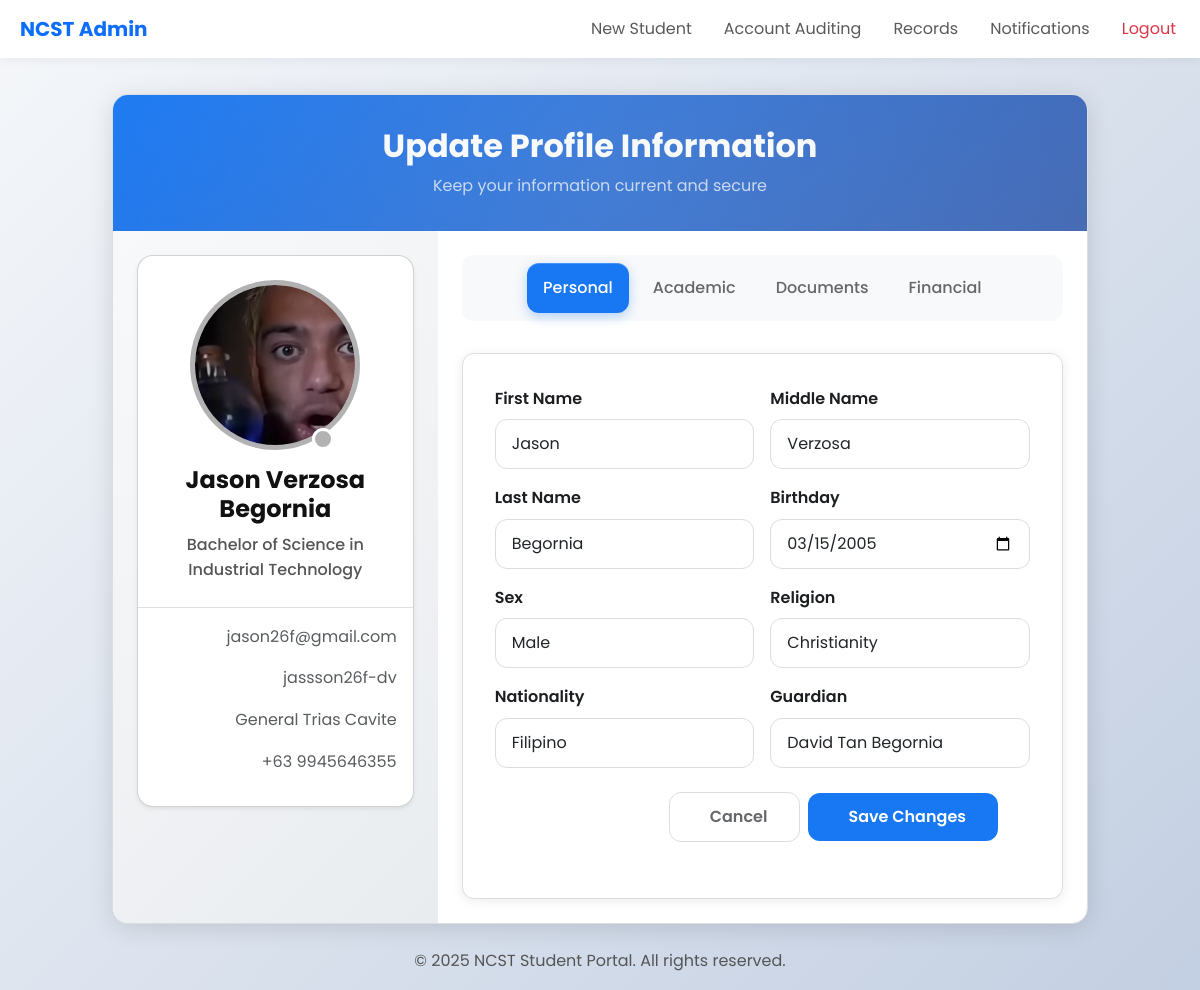
The app's page /src/views/admin/profile/profileManagement.php?id=202355851 (signed in) with its own data.
### tables this page shows
CREATE TABLE `students` (
  `student_id` int(11) NOT NULL,
  `first_name` varchar(50) DEFAULT NULL,
  `middle_name` varchar(50) DEFAULT NULL,
  `last_name` varchar(50) DEFAULT NULL,
  `birthday` date DEFAULT NULL,
  `sex` enum('male','female','other') DEFAULT NULL,
  `religion` varchar(50) DEFAULT NULL,
  `nationality` varchar(50) DEFAULT NULL,
  `guardian` varchar(100) DEFAULT NULL,
  `email` varchar(100) DEFAULT NULL,
  `password` varchar(100) NOT NULL,
  `social_media` varchar(100) DEFAULT NULL,
  `profile_pic` blob DEFAULT NULL,
  `address` varchar(200) DEFAULT NULL,
  `contact_number` varchar(20) DEFAULT NULL,
  `student_credits` int(11) DEFAULT NULL,
  `course` enum('Bachelor of Science in Information Technology','Bachelor of Science in Computer Science','Bachelor of Science in Hospitality Management','Bachelor of Science in Criminology','Bachelor of Science in Nursing','Bachelor of Arts in Communication','Bachelor of Science in Industrial Technology') DEFAULT NULL,
  `year_level` enum('1st','2nd','3rd','4th') DEFAULT NULL,
  `student_status` enum('Active','Inactive','Graduated','Dropped','Banned') DEFAULT NULL,
  `academic_standing` enum('Regular','Irregular','Probation','Dismissed') NOT NULL DEFAULT 'Regular',
  `current_gpa` decimal(3,2) DEFAULT NULL,
  `tuition_balance` decimal(10,2) DEFAULT NULL,
  `next_payment_due` date DEFAULT (curdate() + interval 1 month),
  `last_payment` timestamp NULL DEFAULT current_timestamp(),
  `scholarship` enum('Full','Partial','Athletic','Academic','None') NOT NULL DEFAULT 'None',
  `hasBirthCertificate` tinyint(1) DEFAULT NULL,
  `hasGoodMoral` tinyint(1) DEFAULT NULL,
  `hasReportCard` tinyint(1) DEFAULT NULL,
  `hasIDPicture` tinyint(1) DEFAULT NULL,
  `hasMedical_record` tinyint(1) DEFAULT NULL,
  `hasForm137` tinyint(1) DEFAULT NULL
);

### src/views/admin/profile/profileManagement.php (the view, shortened to what the rows shown need)
<?php
     include_once __DIR__ . '/../layouts/header_admin.php';
    $sql = "SELECT * FROM students WHERE student_id = ".$_GET['id'];
    $result = $conn->query($sql);
    $row = $result->fetch_assoc();
    extract($row);
?>
    <div class='container-fluid py-4'>
        <div class='row justify-content-center'>
            <div class='col-12 col-xl-10'>
                <div class='profile-container'>
                    <div class='profile-header'>
                        <h2 class='mb-0 position-relative text-light'>Update Profile Information</h2>
                    </div>
                    <div class='row g-0'>
                        <div class='col-lg-4 p-4' style='background: linear-gradient(135deg, #f8f9fa 0%, #e9ecef 100%);'>
                            <?php
                                echo"
                                    <div class='card shadow-sm rounded-4'>
                                        <div class='bg-light-blue p-4 text-center d-flex flex-column'>
                                            <div class='user_content flex_centered mb-3 position-relative'>
                                                <div class='user_picture overflow-hidden'>
                                                <img src='/ncst/public/uploads/profile/$profile_pic' alt='profile' width='180px'>
                                                </div>
                                                <div class='camera'>
                                                </div>
                                            </div>
                                            <h4 class='h4 fw-bold mb-2'>$first_name $middle_name $last_name</h4>
                                            <p class='text-blue fw-medium mb-0'>$course</p>
                                        </div>
                                        <div class='card-body border-top'>
                                            <div class='d-flex justify-content-between align-items-center mb-3 gap-3'>
                                                <span class='text-muted overflow-hidden'>$email</span>
                                            </div>
                                            <div class='d-flex justify-content-between align-items-center mb-3 gap-3'>
                                                <span class='text-muted overflow-hidden'>$social_media</span>
                                            </div>
                                            <div class='d-flex justify-content-between align-items-center mb-3 gap-3'>
                                                <span class='text-muted'>$address</span>
                                            </div>
                                            <div class='d-flex justify-content-between align-items-center mb-3 gap-3'>
                                                <span class='text-muted overflow-hidden'>+63 $contact_number</span>
                                            </div>
                                        </div>
                                    </div>
                                ";
                            ?>
                        </div>
                        <div class='col-lg-8 p-4'>
                            <?php
                                echo"
                                    <form method='post'>
                                        <div class='tab-content' id='profileTabsContent'>
                                            <div class='tab-pane fade show active' id='personal' role='tabpanel'>
                                                <div class='row g-3'>
                                                            <div class='col-md-6'>
                                                                <label for='firstName' class='form-label'>First Name</label>
                                                                <input type='text' class='form-control' id='first_name' name='first_name' value='$first_name'>
                                                            </div>
                                                            <div class='col-md-6'>
                                                                <label for='middleName' class='form-label'>Middle Name</label>
                                                                <input type='text' class='form-control' id='middle_name' name='middle_name' value='$middle_name'>
                                                            </div>
                                                            <div class='col-md-6'>
                                                                <label for='lastName' class='form-label'>Last Name</label>
                                                                <input type='text' class='form-control' id='last_name' name='last_name' value='$last_name'>
                                                            </div>
                                                            <div class='col-md-6'>
                                                                <label for='birthday' class='form-label'>Birthday</label>
                                                                <input type='date' class='form-control' id='birthday' name='birthday' value='$birthday'>
                                                            </div>
                                                            <div class='col-md-6'>
                                                                <label for='sex' class='form-label'>Sex</label>
                                                                    <select class='form-select' name='sex'>
                                                                        <option value='male'" . ($sex=='male' ? " selected" : "") . ">Male</option>
                                                                        <option value='female'" . ($sex=='female' ? " selected" : "") . ">Female</option>
                                                                        <option value='other'" . ($sex=='other' ? " selected" : "") . ">Other</option>
                                                                    </select>
                                                            </div>
                                                            <div class='col-md-6'>
                                                                <label for='religion' class='form-label'>Religion</label>
                                                                <input type='text' class='form-control' id='religion' name='religion' value='$religion'>
                                                            </div>
                                                            <div class='col-md-6'>
                                                                <label for='nationality' class='form-label'>Nationality</label>
                                                                <input type='text' class='form-control' id='nationality' name='nationality' value='$nationality'>
                                                            </div>
                                                            <div class='col-md-6'>
                                                                <label for='guardian' class='form-label'>Guardian</label>
                                                                <input type='text' class='form-control' id='guardian' name='guardian' value='$guardian'>
                                                            </div>
                                                </div>
                                            </div>
                                                        <input type='number' class='form-control' id='student_credits' name='student_credits' value='$student_credits' min='60' max='100'>
                                                            " . ($course=='' ? " " : "") . "
                                                            " . ($course=='' ? " " : "") . "
                                                            " . ($course=='' ? " " : "") . "
                                                            <option value='Bachelor of Science in Criminology'" . ($course=='Bachelor of Science in Criminology' ? " selected" : "") . ">Bachelor of Science in Criminology</option>
                                                            <option value='Bachelor of Science in Nursing'" . ($course=='Bachelor of Science in Nursing' ? " selected" : "") . ">Bachelor of Science in Nursing</option>
                                                            <option value='Bachelor of Arts in Communication'" . ($course=='Bachelor of Arts in Communication' ? " selected" : "") . ">Bachelor of Arts in Communication</option>
                                                            " . ($course=='' ? " " : "") . "
                                                            <option value='1st'" . ($year_level=='1st' ? " selected" : "") . ">1st Year</option>
                                                            <option value='2nd'" . ($year_level=='2nd' ? " selected" : "") . ">2nd Year</option>
                                                            <option value='3rd'" . ($year_level=='3rd' ? " selected" : "") . ">3rd Year</option>
                                                            <option value='4th'" . ($year_level=='4th' ? " selected" : "") . ">4th Year</option>
                                                            <option value='Active'" . ($student_status=='Active' ? " selected" : "") . ">Active</option>
                                                            <option value='Inactive'" . ($student_status=='Inactive' ? " selected" : "") . ">Inactive</option>
                                                            <option value='Graduated'" . ($student_status=='Graduated' ? " selected" : "") . ">Graduated</option>
                                                            <option value='Dropped'" . ($student_status=='Dropped' ? " selected" : "") . ">Dropped</option>
                                                            <option value='Banned'" . ($student_status=='Banned' ? " selected" : "") . ">Banned</option>
                                                            <option value='Regular'" . ($academic_standing=='Regular' ? " selected" : "") . ">Regular</option>
                                                            <option value='Irregular'" . ($academic_standing=='Irregular' ? " selected" : "") . ">Irregular</option>
                                                            <option value='Probation'" . ($academic_standing=='Probation' ? " selected" : "") . ">Probation</option>
                                                            <option value='Dismissed'" . ($academic_standing=='Dismissed' ? " selected" : "") . ">Dismissed</option>
                                                        <input type='number' step='0.01' class='form-control' id='current_gpa' name='current_gpa' value='$current_gpa'>
                                                            <input class='form-check-input' type='checkbox' id='hasBirthCertificate' name='hasBirthCertificate' " . ($hasBirthCertificate ? "checked" : "") . ">
                                                            <input class='form-check-input' type='checkbox' id='hasGoodMoral' name='hasGoodMoral' value='1' " . ($hasBirthCertificate ? "checked" : "") . ">
                                                            <input class='form-check-input' type='checkbox' id='hasReportCard' name='hasReportCard' value='1' " . ($hasReportCard ? "checked" : "") . ">
                                                            <input class='form-check-input' type='checkbox' id='hasIDPicture' name='hasIDPicture' value='1' " . ($hasIDPicture ? "checked" : "") . ">
                                                            <input class='form-check-input' type='checkbox' id='hasMedical_record' name='hasMedical_record' value='1' " . ($hasMedical_record ? "checked" : "") . ">
                                                            <input class='form-check-input' type='checkbox' id='hasForm137'  name='hasForm137' value='1' " . ($hasForm137 ? "checked" : "") . ">
                                                            <input type='number' class='form-control' id='tuition_balance' name='tuition_balance' value='$tuition_balance'>
                                                        <input type='date' class='form-control' id='next_payment_due' name='next_payment_due' value='$next_payment_due'>
                                                            <input type='datetime-local' class='form-control' name='last_payment' value='" . date('Y-m-d\TH:i', strtotime($last_payment)) . "'>
                                                            <option value='None'" . ($scholarship=='None' ? " selected" : "") . ">None</option>
                                                            <option value='Full'" . ($scholarship=='Full' ? " selected" : "") . ">Full</option>
                                                            <option value='Partial'" . ($scholarship=='Partial' ? " selected" : "") . ">Partial</option>
                                                            <option value='Athletic'" . ($scholarship=='Athletic' ? " selected" : "") . ">Athletic</option>
                                                            <option value='Academic'" . ($scholarship=='Academic' ? " selected" : "") . ">Academic</option>
                                        ";
                                    ?>

### records on screen
students: profile_pic (picture), first_name "Jason", middle_name "Verzosa", last_name "Begornia", course "Bachelor of Science in Industrial Technology", email "jason26f@gmail.com", social_media "jassson26f-dv", address "General Trias Cavite", contact_number "9945646355", birthday "03/15/2005", sex "Male", religion "Christianity", nationality "Filipino", guardian "David Tan Begornia"
